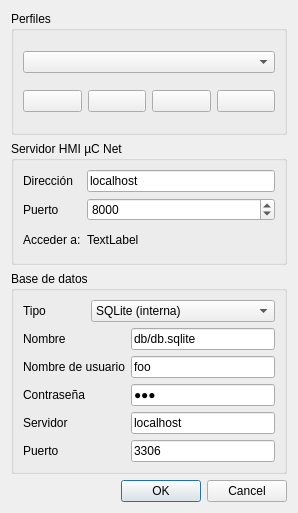
<ui version="4.0" >
 <class>Dialog</class>
 <widget class="QDialog" name="Dialog" >
  <property name="geometry" >
   <rect>
    <x>0</x>
    <y>0</y>
    <width>298</width>
    <height>513</height>
   </rect>
  </property>
  <property name="windowTitle" >
   <string>Configuración µC Net</string>
  </property>
  <property name="windowIcon" >
   <iconset>
    <normaloff>../../res/oxy/actions/configure.png</normaloff>../../res/oxy/actions/configure.png</iconset>
  </property>
  <layout class="QVBoxLayout" name="verticalLayout" >
   <item>
    <widget class="QGroupBox" name="groupBox_3" >
     <property name="title" >
      <string>Perfiles</string>
     </property>
     <layout class="QGridLayout" name="gridLayout_3" >
      <item row="0" column="0" colspan="4" >
       <widget class="QComboBox" name="comboBox_profname" />
      </item>
      <item row="1" column="0" >
       <widget class="QPushButton" name="pushButton_newprof" >
        <property name="toolTip" >
         <string>Nuevo perfil</string>
        </property>
        <property name="text" >
         <string/>
        </property>
        <property name="icon" >
         <iconset>
          <normaloff>res/oxy/actions/document-new.png</normaloff>res/oxy/actions/document-new.png</iconset>
        </property>
        <property name="iconSize" >
         <size>
          <width>22</width>
          <height>22</height>
         </size>
        </property>
       </widget>
      </item>
      <item row="1" column="1" >
       <widget class="QPushButton" name="pushButton_saveprof" >
        <property name="toolTip" >
         <string>Guardar perfil</string>
        </property>
        <property name="text" >
         <string/>
        </property>
        <property name="icon" >
         <iconset>
          <normaloff>res/oxy/actions/view-calendar-tasks.png</normaloff>res/oxy/actions/view-calendar-tasks.png</iconset>
        </property>
        <property name="iconSize" >
         <size>
          <width>22</width>
          <height>22</height>
         </size>
        </property>
       </widget>
      </item>
      <item row="1" column="2" >
       <widget class="QPushButton" name="pushButton_loadprof" >
        <property name="toolTip" >
         <string>Cargar perfil</string>
        </property>
        <property name="text" >
         <string/>
        </property>
        <property name="icon" >
         <iconset>
          <normaloff>res/oxy/actions/document-import.png</normaloff>res/oxy/actions/document-import.png</iconset>
        </property>
        <property name="iconSize" >
         <size>
          <width>22</width>
          <height>22</height>
         </size>
        </property>
       </widget>
      </item>
      <item row="1" column="3" >
       <widget class="QPushButton" name="pushButton_delprof" >
        <property name="toolTip" >
         <string>Borrar perfil</string>
        </property>
        <property name="text" >
         <string/>
        </property>
        <property name="icon" >
         <iconset>
          <normaloff>res/oxy/actions/draw-eraser.png</normaloff>res/oxy/actions/draw-eraser.png</iconset>
        </property>
        <property name="iconSize" >
         <size>
          <width>22</width>
          <height>22</height>
         </size>
        </property>
       </widget>
      </item>
     </layout>
    </widget>
   </item>
   <item>
    <widget class="QGroupBox" name="groupBox_2" >
     <property name="title" >
      <string>Servidor HMI µC Net</string>
     </property>
     <layout class="QGridLayout" name="gridLayout_2" >
      <item row="2" column="0" >
       <widget class="QLabel" name="label_port" >
        <property name="toolTip" >
         <string>Puerto en el cual escuchara conexiones web el HMI del motor SCADA.</string>
        </property>
        <property name="text" >
         <string>Puerto</string>
        </property>
       </widget>
      </item>
      <item row="0" column="0" >
       <widget class="QLabel" name="label_addr" >
        <property name="toolTip" >
         <string>Dirección sobre la cual escuchará conexiones. Por defecto, loopback, 127.0.0.1</string>
        </property>
        <property name="text" >
         <string>Dirección</string>
        </property>
       </widget>
      </item>
      <item row="0" column="1" >
       <widget class="QLineEdit" name="lineEdit_addr" >
        <property name="toolTip" >
         <string>Dirección sobre la cual escuchará conexiones. Por defecto, loopback, 127.0.0.1</string>
        </property>
        <property name="text" >
         <string>localhost</string>
        </property>
       </widget>
      </item>
      <item row="2" column="1" >
       <widget class="QSpinBox" name="lineEdit_port" >
        <property name="minimum" >
         <number>1024</number>
        </property>
        <property name="maximum" >
         <number>65000</number>
        </property>
        <property name="value" >
         <number>8000</number>
        </property>
       </widget>
      </item>
      <item row="3" column="0" >
       <widget class="QLabel" name="label" >
        <property name="text" >
         <string>Acceder a:</string>
        </property>
       </widget>
      </item>
      <item row="3" column="1" >
       <widget class="QLabel" name="label_link" >
        <property name="text" >
         <string>TextLabel</string>
        </property>
       </widget>
      </item>
     </layout>
    </widget>
   </item>
   <item>
    <widget class="QGroupBox" name="groupBox" >
     <property name="title" >
      <string>Base de datos</string>
     </property>
     <layout class="QGridLayout" name="gridLayout" >
      <item row="0" column="0" >
       <widget class="QLabel" name="label_DB_type" >
        <property name="text" >
         <string>Tipo</string>
        </property>
       </widget>
      </item>
      <item row="0" column="1" colspan="2" >
       <widget class="QComboBox" name="comboBox_DB_type" >
        <item>
         <property name="text" >
          <string>SQLite (interna)</string>
         </property>
        </item>
        <item>
         <property name="text" >
          <string>MySQL</string>
         </property>
        </item>
        <item>
         <property name="text" >
          <string>PostgreSQL</string>
         </property>
        </item>
        <item>
         <property name="text" >
          <string>Oracle</string>
         </property>
        </item>
       </widget>
      </item>
      <item row="1" column="0" >
       <widget class="QLabel" name="label_DB_name" >
        <property name="toolTip" >
         <string>Nombre de la base de datos, en SQLite es solo el nombre del archivo.</string>
        </property>
        <property name="text" >
         <string>Nombre</string>
        </property>
       </widget>
      </item>
      <item row="1" column="2" >
       <widget class="QLineEdit" name="lineEdit_DB_name" >
        <property name="toolTip" >
         <string>Nombre de la base de datos, en SQLite es solo el nombre del archivo.</string>
        </property>
        <property name="text" >
         <string>db/db.sqlite</string>
        </property>
       </widget>
      </item>
      <item row="2" column="0" colspan="2" >
       <widget class="QLabel" name="label_DB_user" >
        <property name="toolTip" >
         <string>Nombre de usuario para conectarse a la base de datos</string>
        </property>
        <property name="text" >
         <string>Nombre de usuario</string>
        </property>
       </widget>
      </item>
      <item row="2" column="2" >
       <widget class="QLineEdit" name="lineEdit_DB_user" >
        <property name="toolTip" >
         <string>Nombre de usuario para conectarse a la base de datos</string>
        </property>
        <property name="text" >
         <string>foo</string>
        </property>
       </widget>
      </item>
      <item row="3" column="0" >
       <widget class="QLabel" name="label_DB_pass" >
        <property name="toolTip" >
         <string>Contraseña para acceder a la base de datos</string>
        </property>
        <property name="text" >
         <string>Contraseña</string>
        </property>
       </widget>
      </item>
      <item row="3" column="2" >
       <widget class="QLineEdit" name="lineEdit_DB_pass" >
        <property name="toolTip" >
         <string>Contraseña para acceder a la base de datos</string>
        </property>
        <property name="text" >
         <string>foo</string>
        </property>
        <property name="echoMode" >
         <enum>QLineEdit::Password</enum>
        </property>
       </widget>
      </item>
      <item row="4" column="0" >
       <widget class="QLabel" name="label_DB_server" >
        <property name="toolTip" >
         <string>Servidor de la base de datos</string>
        </property>
        <property name="text" >
         <string>Servidor</string>
        </property>
       </widget>
      </item>
      <item row="4" column="2" >
       <widget class="QLineEdit" name="lineEdit_DB_server" >
        <property name="toolTip" >
         <string>Servidor de la base de datos</string>
        </property>
        <property name="text" >
         <string>localhost</string>
        </property>
       </widget>
      </item>
      <item row="5" column="0" >
       <widget class="QLabel" name="label_DB_port" >
        <property name="toolTip" >
         <string>Puerto de la base de datos</string>
        </property>
        <property name="text" >
         <string>Puerto</string>
        </property>
       </widget>
      </item>
      <item row="5" column="2" >
       <widget class="QLineEdit" name="lineEdit_DB_port" >
        <property name="toolTip" >
         <string>Puerto de la base de datos</string>
        </property>
        <property name="text" >
         <string>3306</string>
        </property>
       </widget>
      </item>
     </layout>
    </widget>
   </item>
   <item>
    <widget class="QDialogButtonBox" name="buttonBox" >
     <property name="orientation" >
      <enum>Qt::Horizontal</enum>
     </property>
     <property name="standardButtons" >
      <set>QDialogButtonBox::Cancel|QDialogButtonBox::Ok</set>
     </property>
    </widget>
   </item>
  </layout>
 </widget>
 <resources/>
 <connections>
  <connection>
   <sender>buttonBox</sender>
   <signal>accepted()</signal>
   <receiver>Dialog</receiver>
   <slot>accept()</slot>
   <hints>
    <hint type="sourcelabel" >
     <x>257</x>
     <y>503</y>
    </hint>
    <hint type="destinationlabel" >
     <x>157</x>
     <y>274</y>
    </hint>
   </hints>
  </connection>
  <connection>
   <sender>buttonBox</sender>
   <signal>rejected()</signal>
   <receiver>Dialog</receiver>
   <slot>reject()</slot>
   <hints>
    <hint type="sourcelabel" >
     <x>288</x>
     <y>503</y>
    </hint>
    <hint type="destinationlabel" >
     <x>286</x>
     <y>274</y>
    </hint>
   </hints>
  </connection>
 </connections>
</ui>
